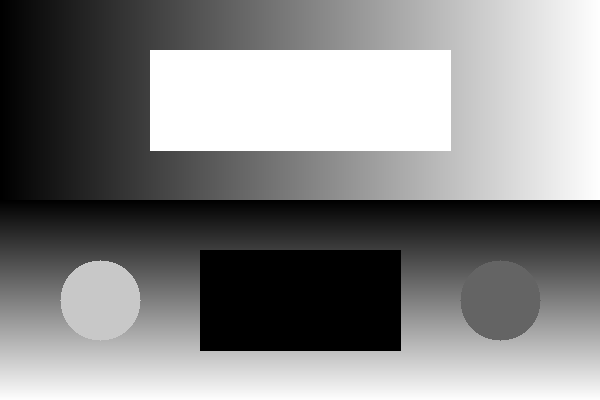
#> input picture data/sample_images/gradients.png, 600 x 400 px
$ python -i feature_detection.py   (imports and definitions only)
#> lines starting #> are read from the running program, lines starting #| are printed output that depends on the picture; after the words box and inside, x2 and y2 are one past the last pixel; in counts of white or black regions, pixels touching at a corner belong together
#> further down, picture is the input picture: shape (400, 600, 3); min 0, max 255, mean 133
### utils/io_utils.py
"""
I/O Utilities for image loading, validation, and saving.
Provides consistent error handling and path management.
"""

import os
import sys
import cv2
import numpy as np

from config import OUTPUT_DIR


# [106 lines left out: functions load_image, save_image, load_multiple_images, get_image_info, print_image_info, not called in this run]


def ensure_grayscale(image):
    """Convert image to grayscale if it is not already."""
    if len(image.shape) == 3 and image.shape[2] == 3:
        return cv2.cvtColor(image, cv2.COLOR_BGR2GRAY)
    return image


# [5 lines left out: function ensure_color, not called in this run]

### utils/visualization.py
"""
Visualization utilities for displaying and saving comparison images.
Uses matplotlib for grid layouts and side-by-side comparisons.
"""

import os
import cv2
import numpy as np
import matplotlib
matplotlib.use("Agg")  # Non-interactive backend for CLI usage
import matplotlib.pyplot as plt

from config import OUTPUT_DIR


def _bgr_to_rgb(image):
    """Convert BGR image to RGB for matplotlib display."""
    if len(image.shape) == 3 and image.shape[2] == 3:
        return cv2.cvtColor(image, cv2.COLOR_BGR2RGB)
    return image


# [50 lines left out: function show_comparison, not called in this run]


def show_image_grid(images, titles, grid_cols=3, save_name=None,
                    subdirectory=None, main_title=None):
    """
    Display a grid of images with titles.

    Args:
        images (list[numpy.ndarray]): List of images.
        titles (list[str]): List of titles for each image.
        grid_cols (int): Number of columns in the grid.
        save_name (str, optional): Filename to save.
        subdirectory (str, optional): Subdirectory within OUTPUT_DIR.
        main_title (str, optional): Overall figure title.

    Returns:
        str: Path to saved image (if save_name provided).
    """
    n = len(images)
    grid_rows = (n + grid_cols - 1) // grid_cols
    fig, axes = plt.subplots(grid_rows, grid_cols,
                              figsize=(5 * grid_cols, 5 * grid_rows))

    if grid_rows == 1 and grid_cols == 1:
        axes = np.array([axes])
    axes = np.atleast_2d(axes)

    for idx in range(grid_rows * grid_cols):
        row, col = divmod(idx, grid_cols)
        ax = axes[row][col]
        if idx < n:
            img = _bgr_to_rgb(images[idx])
            if len(img.shape) == 2:
                ax.imshow(img, cmap="gray")
            else:
                ax.imshow(img)
            ax.set_title(titles[idx], fontsize=12, fontweight="bold")
        ax.axis("off")

    if main_title:
        fig.suptitle(main_title, fontsize=16, fontweight="bold", y=1.02)

    plt.tight_layout()

    if save_name:
        out_dir = os.path.join(OUTPUT_DIR, subdirectory) if subdirectory else OUTPUT_DIR
        os.makedirs(out_dir, exist_ok=True)
        out_path = os.path.join(out_dir, save_name)
        plt.savefig(out_path, dpi=150, bbox_inches="tight")
        print(f"[SAVED] {out_path}")
        plt.close(fig)
        return out_path

    plt.close(fig)
    return None

### modules/feature_detection.py
"""
Feature Detection & Matching Module
====================================
Implements keypoint detection and descriptor matching methods:
- Harris corner detection
- ORB (Oriented FAST and Rotated BRIEF) feature detection
- Brute-force feature matching with ratio test

Feature detection identifies distinctive points in an image that are
invariant to certain transformations (scale, rotation), enabling
applications like image matching, object recognition, and tracking.
"""

import cv2
import numpy as np

from config import (
    HARRIS_BLOCK_SIZE, HARRIS_KSIZE, HARRIS_K, HARRIS_THRESHOLD,
    ORB_N_FEATURES, FEATURE_MATCH_RATIO,
)
from utils.io_utils import ensure_grayscale, ensure_color
from utils.visualization import show_image_grid, show_comparison


def detect_harris_corners(image, block_size=None, ksize=None, k=None,
                           threshold=None):
    """
    Detect corners using the Harris corner detector.

    Harris corner detection uses the structure tensor (second moment matrix)
    to measure the variation of intensity in a local window. Corners are
    points where the intensity changes significantly in both directions.

    The corner response function is: R = det(M) - k * (trace(M))^2
    where M is the structure tensor. High R values indicate corners.

    Args:
        image: Input image.
        block_size: Neighbourhood size for the structure tensor.
        ksize: Aperture parameter for the Sobel derivative.
        k: Harris detector sensitivity parameter.
        threshold: Fraction of max response above which points are corners.

    Returns:
        tuple: (corner_image, n_corners)
            - corner_image: Image with corners marked in red
            - n_corners: Number of detected corners
    """
    block_size = block_size or HARRIS_BLOCK_SIZE
    ksize = ksize or HARRIS_KSIZE
    k = k or HARRIS_K
    threshold = threshold or HARRIS_THRESHOLD

    gray = ensure_grayscale(image)
    result = ensure_color(image.copy()) if len(image.shape) == 2 else image.copy()

    # Compute Harris response
    harris = cv2.cornerHarris(gray, block_size, ksize, k)
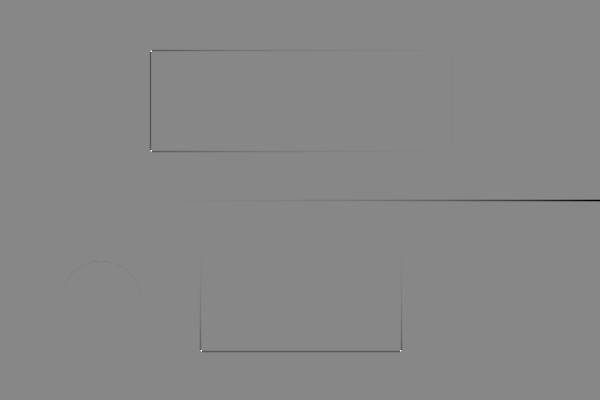
#> harris: shape (400, 600) float32; min -0.039, max 0.0346, mean -7.16e-05; drawn with min black and max white
    harris = cv2.dilate(harris, None)  # dilate for visibility
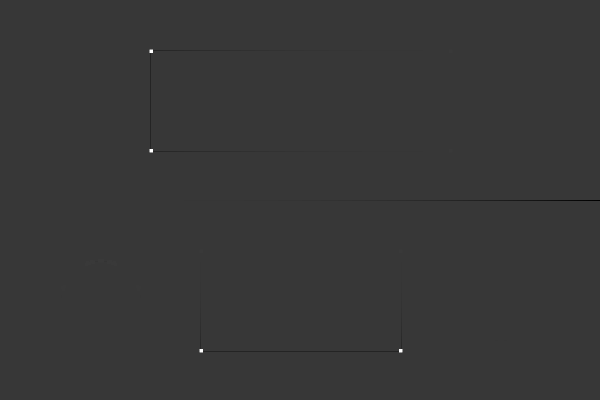
#> harris: shape (400, 600) float32; min -0.00961, max 0.0346, mean -4.58e-06; drawn with min black and max white

    # Mark corners
    corner_mask = harris > threshold * harris.max()
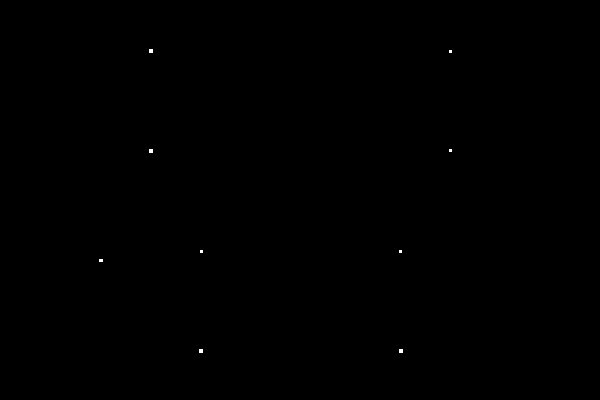
#> corner_mask: shape (400, 600) bool; 0.05% white; 9 white regions (9 under 20 px)
    result[corner_mask] = [0, 0, 255]  # Red
#> result: shape (400, 600, 3); 0.05% of pixels changed, all inside (x1, y1, x2, y2) = (99, 49, 452, 353)

    n_corners = int(np.sum(corner_mask))
#> n_corners = 112
    print(f"  Harris corners detected: {n_corners}")
#|   Harris corners detected: 112
    return result, n_corners


def detect_orb_features(image, n_features=None):
    """
    Detect keypoints and compute descriptors using ORB.

    ORB (Oriented FAST and Rotated BRIEF) is a fast, efficient
    alternative to SIFT and SURF. It combines the FAST keypoint
    detector with the BRIEF descriptor, adding orientation
    computation for rotation invariance.

    Args:
        image: Input image.
        n_features: Maximum number of features to detect.

    Returns:
        tuple: (keypoint_image, keypoints, descriptors)
            - keypoint_image: Image with keypoints drawn
            - keypoints: List of cv2.KeyPoint objects
            - descriptors: Feature descriptor array
    """
    n_features = n_features or ORB_N_FEATURES
    gray = ensure_grayscale(image)

    orb = cv2.ORB_create(nfeatures=n_features)
    keypoints, descriptors = orb.detectAndCompute(gray, None)
#> keypoints = 64 keypoints; strongest (x, y, size): (151, 148, 44.6), (151, 50, 44.6), (202, 348, 44.6), (400, 349, 37.2)

    # Draw keypoints with size and orientation
    result = cv2.drawKeypoints(
        image, keypoints, None,
        color=(0, 255, 0),
        flags=cv2.DRAW_MATCHES_FLAGS_DRAW_RICH_KEYPOINTS
    )
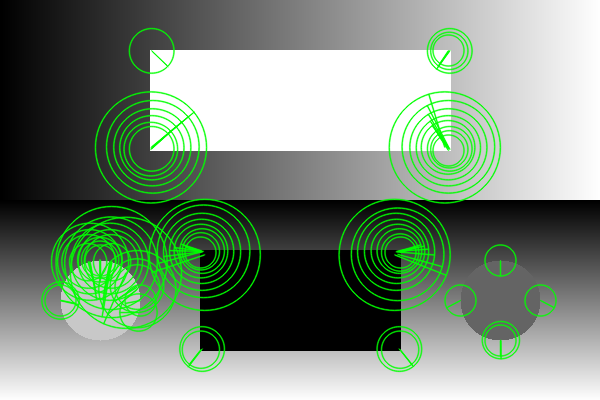
#> result: shape (400, 600, 3); mean B, G, R 125.7, 141.8, 125.7

    print(f"  ORB features detected: {len(keypoints)}")
#|   ORB features detected: 64
    return result, keypoints, descriptors


# [58 lines left out: function match_features, not called in this run]


def compare_feature_detection(image, save_name="feature_comparison.png"):
    """
    Compare Harris and ORB detection on the same image.

    Args:
        image: Input image.
        save_name: Output filename.

    Returns:
        str: Path to saved comparison.
    """
    harris_img, _ = detect_harris_corners(image)
    orb_img, _, _ = detect_orb_features(image)

    images = [image, harris_img, orb_img]
    titles = ["Original", "Harris Corners", "ORB Features"]

    return show_image_grid(
        images, titles, grid_cols=3,
        save_name=save_name, subdirectory="features",
        main_title="Feature Detection Comparison"
    )
#> in show_image_grid, `n = len(images)`: n = 3
#> in show_image_grid, `grid_rows = (n + grid_cols - 1) // grid_cols`: grid_rows = 1

>>> import cv2
>>> picture = cv2.imread('../data/sample_images/gradients.png')
>>> result = compare_feature_detection(picture)
